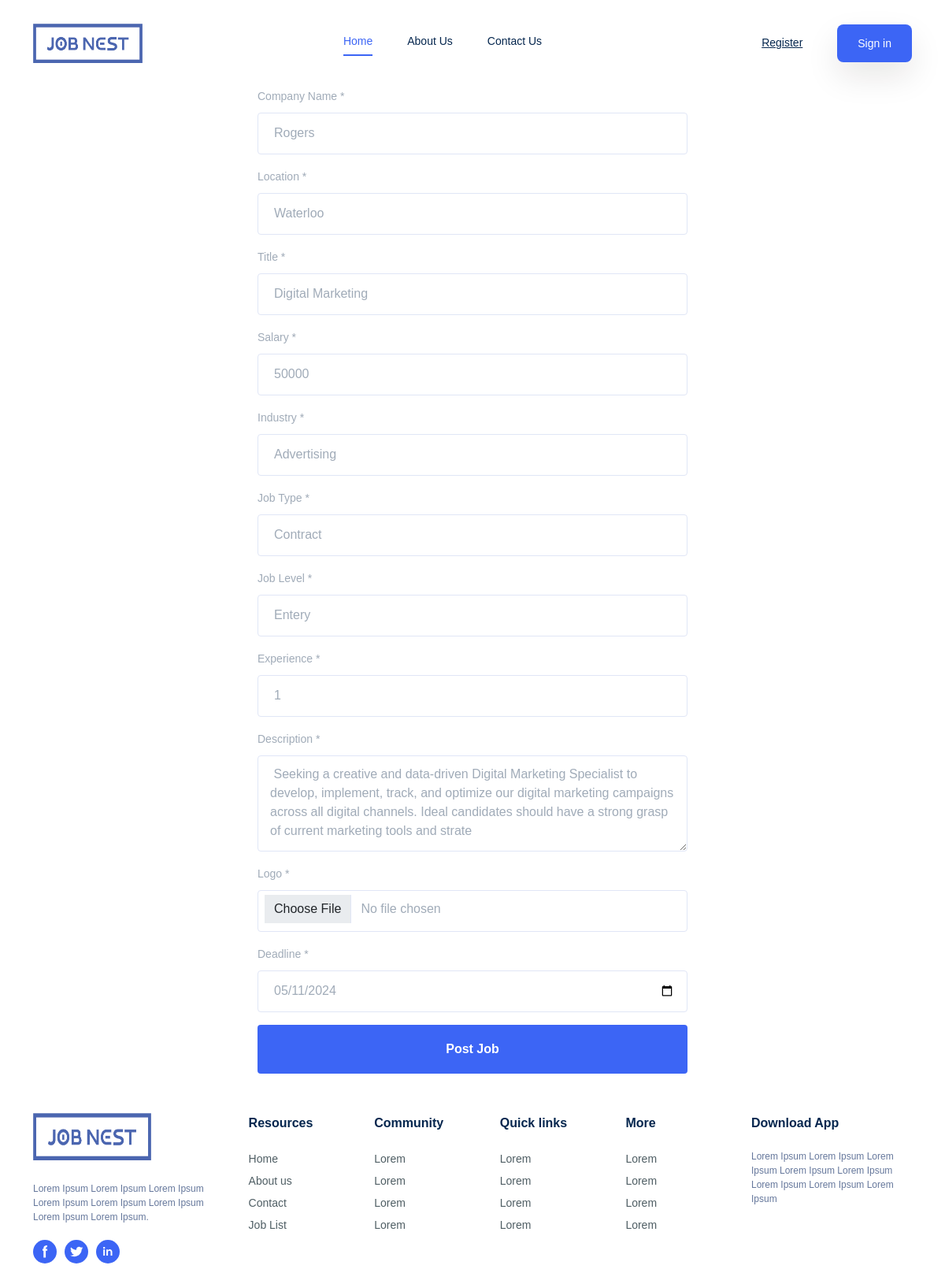
The app's page /jobpost.php?Job_id=34 with its own data.
### tables this page shows
CREATE TABLE `tbl_jobs` (
  `Job_id` int(11) NOT NULL,
  `Company` varchar(50) NOT NULL,
  `Logo` varchar(255) NOT NULL,
  `Title` varchar(50) NOT NULL,
  `Description` varchar(250) NOT NULL,
  `Location` varchar(250) NOT NULL,
  `Salary` float NOT NULL,
  `Industry` varchar(50) NOT NULL,
  `Job_type` varchar(50) NOT NULL,
  `Job_level` varchar(50) NOT NULL,
  `Experience` int(11) NOT NULL,
  `Deadline` date NOT NULL,
  `Posted_at` date NOT NULL,
  `User_id` int(11) NOT NULL,
  `Status` int(11) NOT NULL
);

### jobpost.php (the view, shortened to what this page needs)
<?php
    include ('include/head.php');
    include ('include/header.php');
include 'include/config.php';
$Job_id = isset($_GET['Job_id']) ? htmlspecialchars($_GET['Job_id']) : '';
if (isset($_GET['Job_id'])) {
    $query = "SELECT * FROM tbl_jobs WHERE Job_id = ?";
    $stmt = $dbconnection->prepare($query);
    $stmt->bind_param("i", $Job_id);
    $stmt->execute();
    $result = $stmt->get_result();
    if ($result->num_rows > 0) {
        $job_post = $result->fetch_assoc();
    } else {
        echo "Job post not found";
        exit;
    }
}
    ?>
<main>
    <form method="post" enctype="multipart/form-data">
        <div class="container">
            <div class="row justify-content-center">
                <div class="col-lg-6 col-md-12">
                    <div class="form-group">
                        <label class="font-sm color-text-mutted mb-10">Company Name *</label>
                        <input class="form-control" type="text" name="company" value="<?php echo isset($job_post['Company']) && !empty(trim($job_post['Company'])) ? htmlspecialchars($job_post['Company']) : ''; ?>" required>
                    </div>
                    <div class="form-group">
                        <label class="font-sm color-text-mutted mb-10">Location *</label>
                        <input class="form-control" type="text" name="location" value="<?php echo isset($job_post['Location']) && !empty(trim($job_post['Location'])) ? htmlspecialchars($job_post['Location']) : ''; ?>" required>
                    </div>
                    <div class="form-group">
                        <label class="font-sm color-text-mutted mb-10">Title *</label>
                        <input class="form-control" type="text" name="title" value="<?php echo isset($job_post['Title']) && !empty(trim($job_post['Title'])) ? htmlspecialchars($job_post['Title']) : ''; ?>" required>
                    </div>
                    <div class="form-group">
                        <label class="font-sm color-text-mutted mb-10">Salary *</label>
                        <input class="form-control" type="text" name="salary" value="<?php echo isset($job_post['Salary']) && !empty(trim($job_post['Salary'])) ? htmlspecialchars($job_post['Salary']) : ''; ?>" required>
                    </div>
                    <div class="form-group">
                        <label class="font-sm color-text-mutted mb-10">Industry *</label>
                        <input class="form-control" type="text" name="industry" value="<?php echo isset($job_post['Industry']) && !empty(trim($job_post['Industry'])) ? htmlspecialchars($job_post['Industry']) : ''; ?>" required>
                    </div>
                    <div class="form-group">
                        <label class="font-sm color-text-mutted mb-10">Job Type *</label>
                        <input class="form-control" type="text" name="job_type" value="<?php echo isset($job_post['Job_type']) && !empty(trim($job_post['Job_type'])) ? htmlspecialchars($job_post['Job_type']) : ''; ?>" required>
                    </div>
                    <div class="form-group">
                        <label class="font-sm color-text-mutted mb-10">Job Level *</label>
                        <input class="form-control" type="text" name="job_level" value="<?php echo isset($job_post['Job_level']) && !empty(trim($job_post['Job_level'])) ? htmlspecialchars($job_post['Job_level']) : ''; ?>" required>
                    </div>
                    <div class="form-group">
                        <label class="font-sm color-text-mutted mb-10">Experience *</label>
                        <input class="form-control" type="text" name="experience" value="<?php echo isset($job_post['Experience']) && !empty(trim($job_post['Experience'])) ? htmlspecialchars($job_post['Experience']) : ''; ?>" required>
                    </div>
                    <div class="form-group">
                        <label class="font-sm color-text-mutted mb-10">Description *</label>
                        <textarea class="form-control" name="description" rows="4" value="<?php echo isset($job_post['Description']) && !empty(trim($job_post['Description'])) ? htmlspecialchars($job_post['Description']) : ''; ?>" required><?php echo isset($job_post['Description']) && !empty(trim($job_post['Description'])) ? htmlspecialchars($job_post['Description']) : ''; ?></textarea>
                    </div>
                    <div class="form-group">
                        <label class="font-sm color-text-mutted mb-10">Logo *</label>
                        <input class="form-control" type="file" name="logo" accept="image/*" value="<?php echo isset($job_post['Logo']) && !empty(trim($job_post['Logo'])) ? htmlspecialchars($job_post['Logo']) : ''; ?>" required>
                    </div>
                    <div class="form-group">
                        <label class="font-sm color-text-mutted mb-10">Deadline *</label>
                        <input class="form-control" type="date" name="deadline" value="<?php echo isset($job_post['Deadline']) && !empty(trim($job_post['Deadline'])) ? htmlspecialchars($job_post['Deadline']) : ''; ?>" required>
                    </div>
                    <div class="box-button mt-15">
                        <button class="btn btn-apply-big font-md font-bold">Post Job</button>
                    </div>
                </div>
            </div>
        </div>
    </form>
</main>
<?php
    include ('include/footer.php');
?>

### records on screen
tbl_jobs: company "Rogers", location "Waterloo", title "Digital Marketing", salary "50000", industry "Advertising", job_type "Contract", job_level "Entery", experience "1", description "Seeking a creative and data-driven Digital Marketing Specialist to develop, implement, track, and optimize our digital marketing campaigns across all digital channels. Ideal candidates should have a strong grasp of current marketing tools and strate", deadline "05/11/2024"
